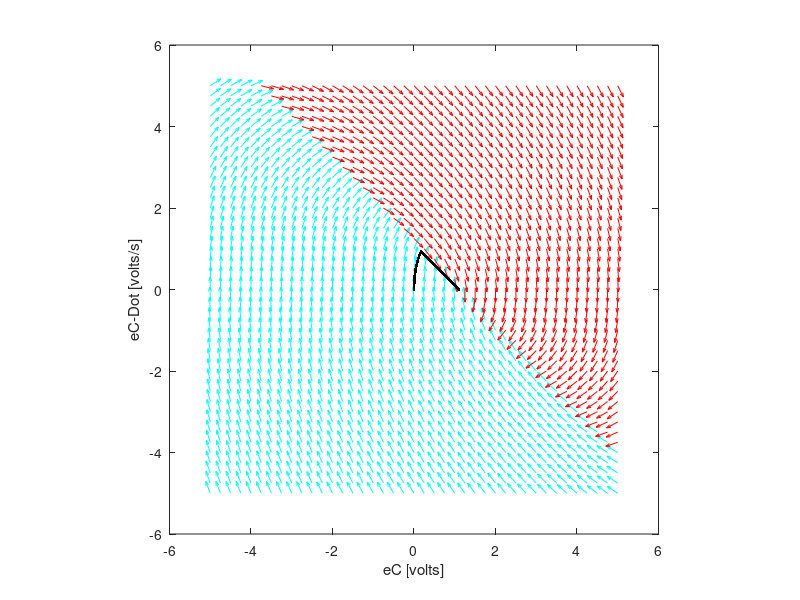
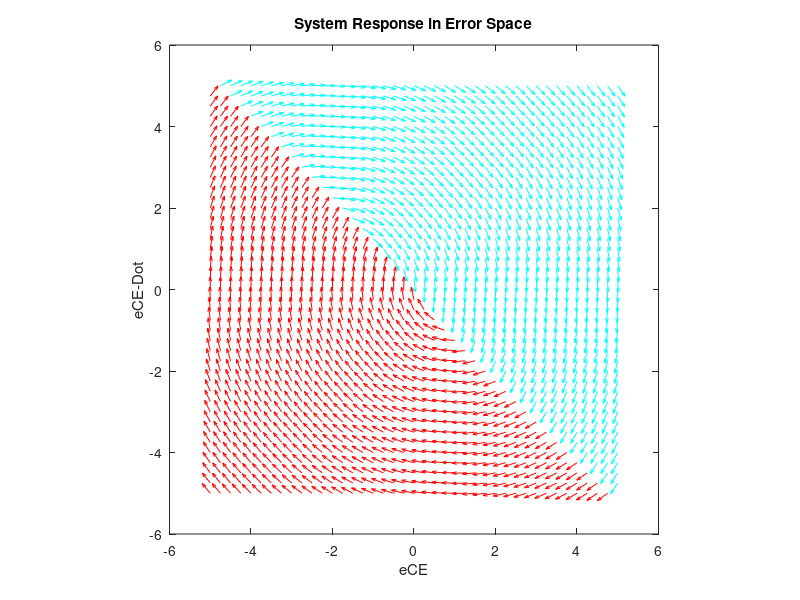

The MATLAB source for these figures, in order:
%Initialize
clear; close all; clc;
%simulation & controller input
lambda = 1;

%system parameters
L = 1;  %H
C = 1;    %F
R = 1;      %ohm
eIn = 3.3;
%solution parameters voltage
eD = eIn/3;
tf = 10;
dt = 0.001;
%system equations
x1dot = @(x1, x2) x2;
x2dot = @(x1, x2, ea) -1/(L*C)*(x1 - ea) - x2*R/L;
%% PLOT 1 - System Space
[x1, x2] = meshgrid(-5:0.25:5, -5:0.25:5);
%Switch is closed (ea = eIn)
B = eIn;
%half of system equations
x1d = x1dot(x1, x2) .* ( (lambda*(-x2) + (eD-x1)) > 0 );
x2d = x2dot(x1, x2, B) .* ( (lambda*(-x2) + (eD-x1)) > 0 );
%plot system
size = sqrt(x1d.^2 + x2d.^2);
quiver(x1, x2, x1d./size, x2d./size, 'c');
%lower half of system space
clear x1d x2d;
%switch is open (ea = 0)
B = 0;
%half of the system space
x1d = x1dot(x1, x2) .* ( (lambda*(-x2) + (eD-x1)) < 0 );
x2d = x2dot(x1, x2, B) .* ( (lambda*(-x2) + (eD-x1)) < 0 );
size = sqrt(x1d.^2 + x2d.^2);
%plot 2nd half
hold on
quiver(x1, x2, x1d./size, x2d./size, 'r');
axis square
xlabel('eC [volts]');
ylabel('eC-Dot [volts/s]');
%title('System Response');
%% plot vs time
ec0 = 0; ecDot0 = 0;


s = @(ec, ecDot) ( (lambda*(-ecDot) + (eD-ec)) >= 0 )*eIn;

t = 0:dt:tf;

ec(1) = ec0;
ecDot(1) = ecDot0;

for i = 2:length(t)
    K1 = x1dot(ec(i-1), ecDot(i-1))*dt;
    L1 = x2dot(ec(i-1), ecDot(i-1), s(ec(i-1), ecDot(i-1)))*dt;
    
    K2 = x1dot(ec(i-1) + K1/2, ecDot(i-1) + L1/2)*dt;
    L2 = x2dot(ec(i-1) + K1/2, ecDot(i-1) + L1/2, s(ec(i-1), ecDot(i-1)))*dt;
    
    K3 = x1dot(ec(i-1) + K2/2, ecDot(i-1) + L2/2)*dt;
    L3 = x2dot(ec(i-1) + K1/2, ecDot(i-1) + L1/2, s(ec(i-1), ecDot(i-1)))*dt;
    
    K4 = x1dot(ec(i-1) + K3  , ecDot(i-1) + L3)*dt;
    L4 = x2dot(ec(i-1) + K1/2, ecDot(i-1) + L1/2, s(ec(i-1), ecDot(i-1)))*dt;
    
    ec(i) = ec(i-1) + 1/6*K1 + 1/3*K2 + 1/3*K3 + 1/6*K4;
    ecDot(i) = ecDot(i-1) + 1/6*L1 + 1/3*L2 + 1/3*L3 + 1/6*L4;
    
end

plot(ec, ecDot, '.-k')



%% ERROR SPACE PLOT
clear x1d x2d;

x1dotE = @(x1, x2) x2;
x2dotE = @(x1, x2, ea) 1/(L*C)*(eD - x1 - ea);


[x1, x2] = meshgrid(-5:0.25:5, -5:0.25:5);

B = eIn;
x1d = x1dotE(x1, x2) .* (x1 + lambda*x2 > 0);
x2d = x2dotE(x1, x2, B) .* (x1 + lambda*x2 > 0);

size = sqrt(x1d.^2 + x2d.^2);
figure();
quiver(x1, x2, x1d./size, x2d./size, 'c');

clear x1d x2d;
B = 0;
x1d = x1dotE(x1, x2) .* (x1 + lambda*x2 < 0);
x2d = x2dotE(x1, x2, B) .* (x1 + lambda*x2 < 0);
size = sqrt(x1d.^2 + x2d.^2);
hold on
quiver(x1, x2, x1d./size, x2d./size, 'r');
axis square
xlabel('eCE');
ylabel('eCE-Dot');
title('System Response in Error Space');